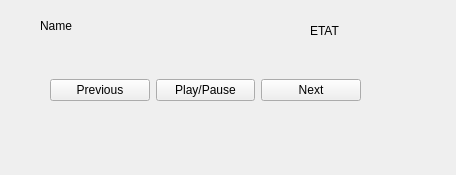
<?xml version="1.0" encoding="UTF-8"?>
<ui version="4.0">
 <class>Window</class>
 <widget class="QMainWindow" name="Window">
  <property name="geometry">
   <rect>
    <x>0</x>
    <y>0</y>
    <width>456</width>
    <height>175</height>
   </rect>
  </property>
  <property name="windowTitle">
   <string>MainWindow</string>
  </property>
  <widget class="QWidget" name="centralwidget">
   <widget class="QLabel" name="lbl_name">
    <property name="geometry">
     <rect>
      <x>40</x>
      <y>10</y>
      <width>231</width>
      <height>31</height>
     </rect>
    </property>
    <property name="text">
     <string>Name</string>
    </property>
   </widget>
   <widget class="QWidget" name="horizontalLayoutWidget">
    <property name="geometry">
     <rect>
      <x>50</x>
      <y>60</y>
      <width>311</width>
      <height>61</height>
     </rect>
    </property>
    <layout class="QHBoxLayout" name="horizontalLayout">
     <item>
      <widget class="QPushButton" name="btn_previous">
       <property name="text">
        <string>Previous</string>
       </property>
      </widget>
     </item>
     <item>
      <widget class="QPushButton" name="btn_playpause">
       <property name="text">
        <string>Play/Pause</string>
       </property>
      </widget>
     </item>
     <item>
      <widget class="QPushButton" name="btn_next">
       <property name="text">
        <string>Next</string>
       </property>
      </widget>
     </item>
    </layout>
   </widget>
   <widget class="QLabel" name="lbl_state">
    <property name="geometry">
     <rect>
      <x>310</x>
      <y>10</y>
      <width>131</width>
      <height>41</height>
     </rect>
    </property>
    <property name="text">
     <string>ETAT</string>
    </property>
   </widget>
  </widget>
 </widget>
 <resources/>
 <connections/>
</ui>
